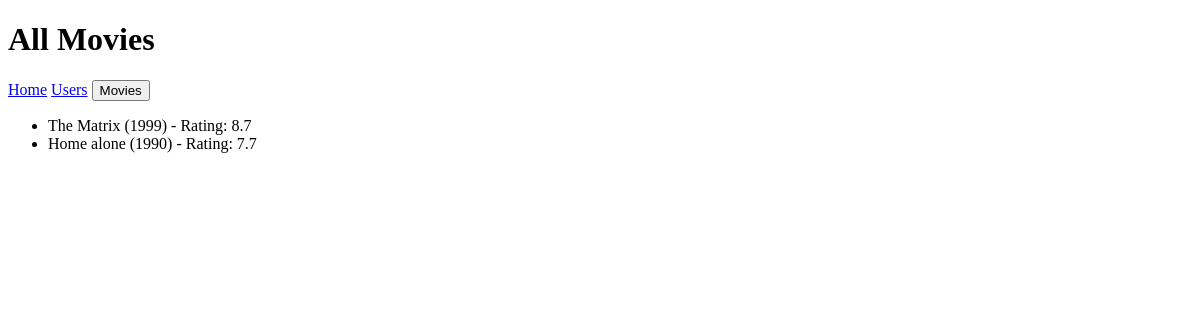
Before: /movies with the older database file.
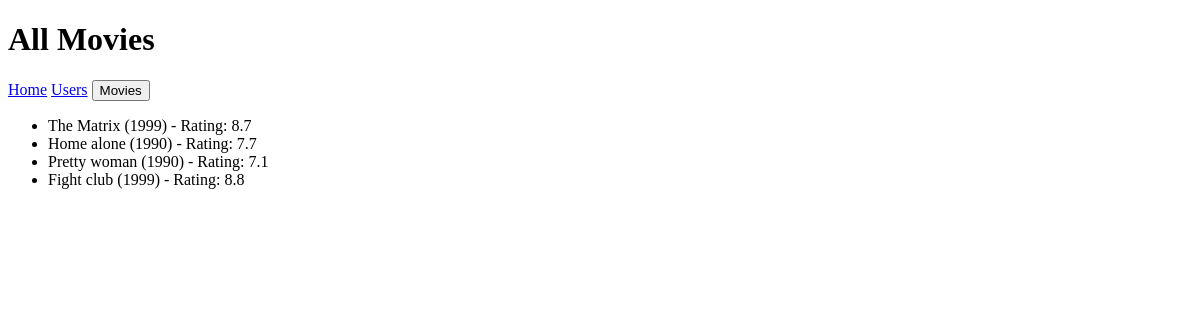
After: the same page with the newer database file.
### datamanager/data_models.py (models this page shows, shortened)
class Movie(db.Model):
    __tablename__ = 'movies'
    id = db.Column(db.Integer, primary_key=True, autoincrement=True)
    title = db.Column(db.String, nullable=False)
    release_year = db.Column(db.Integer, nullable=True)
    poster = db.Column(db.String, nullable=True)
    director = db.Column(db.String, nullable=True)
    rating = db.Column(db.Float, nullable=False)
    user_movies = db.relationship('UserMovies', back_populates='movie', cascade="all, delete")

### app.py (the view)
@app.route('/movies', methods=['GET'])
def movies():
    movies = data.get_all_movies()
    message = request.args.get('message')
    return render_template('movies.html', movies=movies, message=message)

### datamanager/sqlite_data_manager.py (called while the page is built)
    def get_all_movies(self):
        try:
            return self.db.session.query(Movie).all()
        except SQLAlchemyError as e:
            print(f"Error fetching all movies: {e}")
            return []

### templates/movies.html (shortened to what this page needs)
<!DOCTYPE html>
<html lang="en">
<head>
</head>
<body>
    <h1>All Movies</h1>
    <nav>
        <a href="/">Home</a>
        <a href="/users">Users</a>
        <a href="/movies"><button>Movies</button></a>
    </nav>
    {% if movies %}
        <ul>
            {% for movie in movies %}
                <li>{{ movie.title }} ({{ movie.release_year }}) - Rating: {{ movie.rating }}</li>
            {% endfor %}
        </ul>
    {% else %}
        <p>No movies available.</p>
    {% endif %}
</body>
</html>

Changed rows visible on the page:
added Movie: title "Pretty woman", release_year "1990", rating "7.1"
added Movie: title "Fight club", release_year "1999", rating "8.8"
